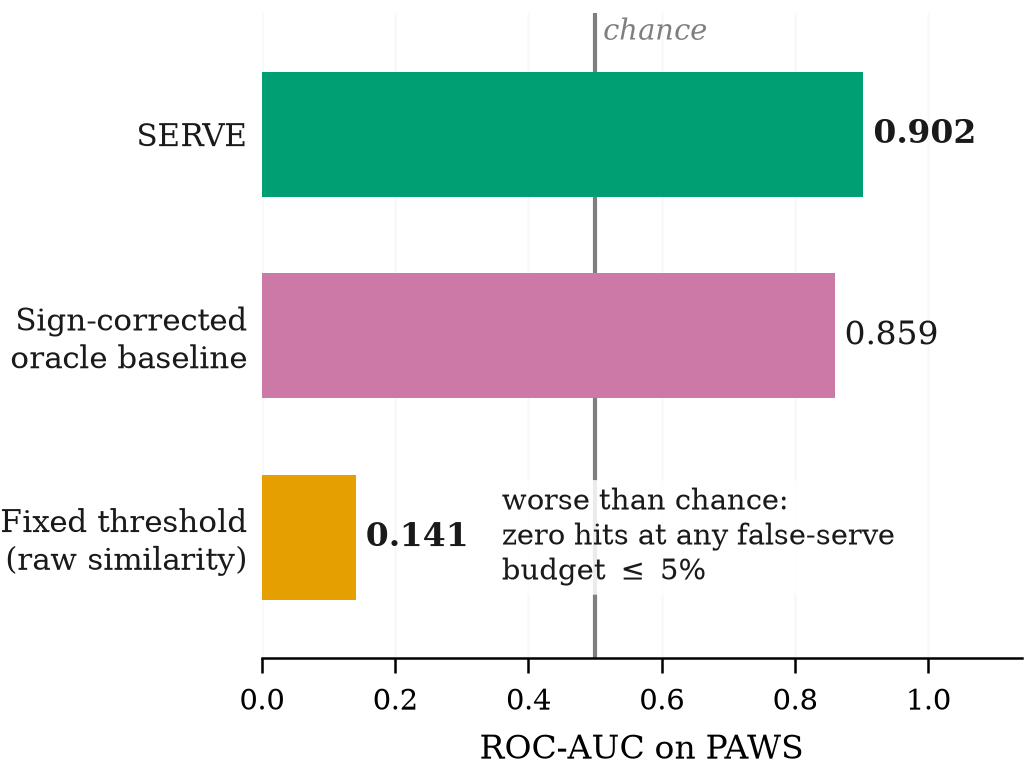

Python code for this plot:
"""
fig5_paws.py -- External adversarial validation on PAWS (ROC-AUC).

Story: on PAWS, an adversarial paraphrase benchmark where embeddings carry
semantic noise, the fixed-threshold rule inverts catastrophically
(AUC = 0.1408, below chance), while SERVE generalizes without any sign
knowledge (AUC = 0.9025), exceeding even a sign-corrected oracle baseline
(AUC = 0.8592). This demonstrates SERVE's robustness to embedding noise.

Data: single held-out PAWS test split (n=8000), sourced from
input/figures/fig5_paws.py and EVIDENCE.md E9.
"""

import os
import sys

sys.path.insert(0, os.path.join(os.path.dirname(os.path.dirname(os.path.dirname(
    os.path.abspath(__file__)))), "input", "figures"))

import matplotlib
matplotlib.use("Agg")
import matplotlib.pyplot as plt
from _style import COLORS, apply_style, savefig

HERE = os.path.dirname(os.path.abspath(__file__))

CHANCE_AUC = 0.5
# E9: Fixed AUC = 0.1408 (below chance 0.5)
# E9: SERVE AUC = 0.9025
# E9: Sign-corrected oracle AUC = 1 - 0.1408 = 0.8592
AUC_FIXED = 0.1408       # E9
AUC_SERVE = 0.9025       # E9
AUC_ORACLE = 0.8592      # E9 (1 - AUC_fixed, explicitly derived in E9)
N_PAWS = 8000            # E9: test split size

METHODS = [
    "Fixed threshold\n(raw similarity)",
    "Sign-corrected\noracle baseline",
    "SERVE",
]
AUC = [AUC_FIXED, AUC_ORACLE, AUC_SERVE]
BAR_COLORS = [COLORS["fixed"], COLORS["oracle"], COLORS["serve"]]
INK = "#1a1a1a"


def build():
    apply_style()
    fig, ax = plt.subplots(figsize=(3.45, 2.6))

    y = range(len(METHODS))
    ax.barh(y, AUC, height=0.62, color=BAR_COLORS, zorder=3)

    ax.axvline(CHANCE_AUC, color=COLORS["chance"], linewidth=1.0, zorder=2)
    ax.text(
        CHANCE_AUC + 0.012, len(METHODS) - 0.42, "chance",
        ha="left", va="top", fontsize=7, color=COLORS["chance"], style="italic",
    )

    for yi, v, weight in [(0, AUC[0], "bold"), (1, AUC[1], "normal"), (2, AUC[2], "bold")]:
        ax.text(v + 0.015, yi, f"{v:.3f}", ha="left", va="center",
                fontsize=8, color=INK, fontweight=weight)

    ax.text(
        0.36, 0.0,
        "worse than chance:\nzero hits at any false-serve\nbudget $\\leq$ 5%",
        ha="left", va="center", fontsize=7, color=INK, zorder=5,
        bbox=dict(boxstyle="round,pad=0.15", facecolor="white",
                  edgecolor="none", alpha=0.85),
    )

    ax.set_yticks(list(y))
    ax.set_yticklabels(METHODS, fontsize=7.5, color=INK)
    ax.set_xlabel("ROC-AUC on PAWS")
    ax.set_xlim(0, 1.14)
    ax.set_xticks([0.0, 0.2, 0.4, 0.6, 0.8, 1.0])
    ax.set_ylim(-0.6, len(METHODS) - 0.4)

    ax.set_axisbelow(True)
    ax.xaxis.grid(True, color="#EDEDED", linewidth=0.6, zorder=0)
    ax.yaxis.grid(False)
    for spine in ("top", "right", "left"):
        ax.spines[spine].set_visible(False)
    ax.tick_params(axis="y", length=0)

    return fig


fig = build()
savefig(fig, os.path.join(HERE, "fig5_paws.pdf"))

fig = build()
fig.tight_layout(pad=0.4)
fig.savefig(os.path.join(HERE, "fig5_paws.png"), dpi=300, bbox_inches=None)
plt.close(fig)

print("Saved fig5_paws.pdf and fig5_paws.png")
